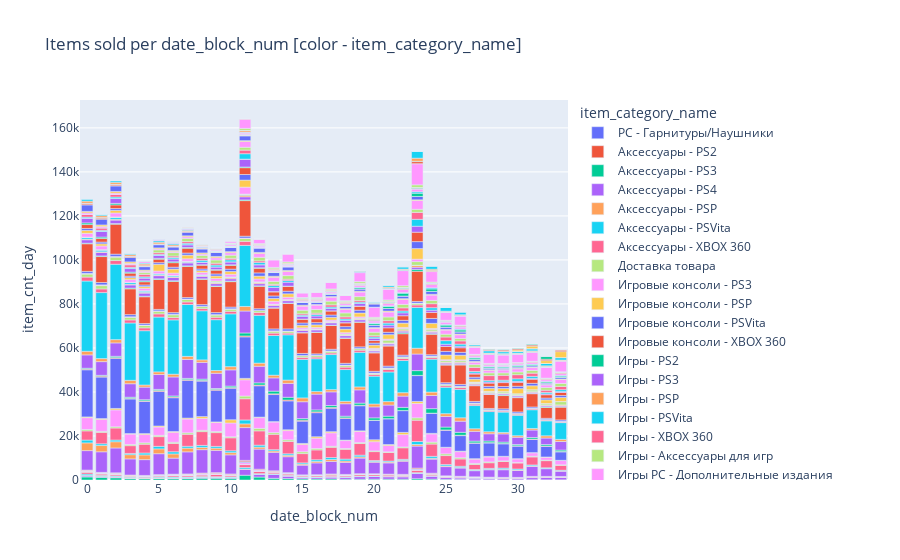

The code cell stored with this chart in its notebook:
### Code cell
item_cats = full_relations.groupby(['date_block_num','item_category_name'], as_index=False).sum(numeric_only=True)
fig = px.bar(item_cats, x='date_block_num', y = 'item_cnt_day', color='item_category_name', \
             title="Items sold per date_block_num [color - item_category_name]")
fig.show()
